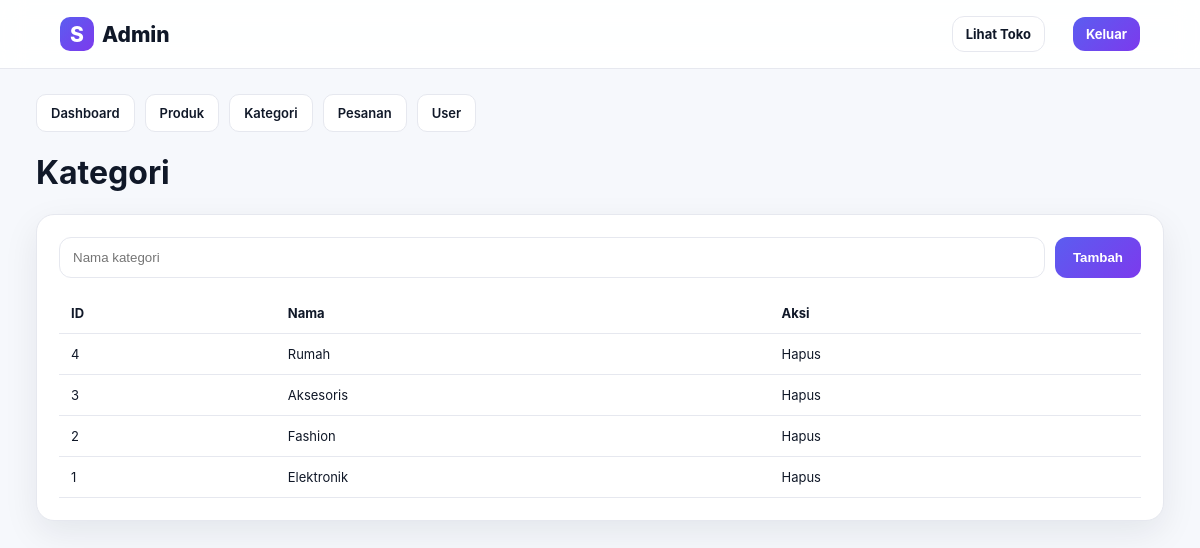
Screenshot of /admin/categories.php (signed in) with the database file from the repository.
### tables this page shows
CREATE TABLE categories (
 id INT AUTO_INCREMENT PRIMARY KEY,
 name VARCHAR(100) NOT NULL,
 slug VARCHAR(120) NOT NULL UNIQUE
);

### admin/categories.php (the view)
<?php include '_header.php';if($_SERVER['REQUEST_METHOD']==='POST'){$name=trim($_POST['name']);$slug=strtolower(preg_replace('/[^a-z0-9]+/i','-',$name));$st=$conn->prepare('INSERT INTO categories(name,slug) VALUES(?,?)');$st->bind_param('ss',$name,$slug);$st->execute();}if(isset($_GET['delete'])){$id=(int)$_GET['delete'];$conn->query("DELETE FROM categories WHERE id=$id");header('Location: categories.php');exit;}?><h1>Kategori</h1><div class="panel"><form method="post" style="display:flex;gap:10px"><input class="input" name="name" placeholder="Nama kategori" required><button class="btn">Tambah</button></form><table class="table" style="margin-top:15px"><tr><th>ID</th><th>Nama</th><th>Aksi</th></tr><?php $r=$conn->query('SELECT * FROM categories ORDER BY id DESC');while($c=$r->fetch_assoc()):?><tr><td><?=$c['id']?></td><td><?=htmlspecialchars($c['name'])?></td><td><a href="?delete=<?=$c['id']?>" onclick="return confirmDelete()">Hapus</a></td></tr><?php endwhile;?></table></div><?php include '_footer.php';?>

### assets/css/style.css (style rules this page uses)
:root { --bg:#f6f8fc;--card:#fff;--text:#101828;--muted:#667085;--primary:#5b5df0;--primary2:#7c3aed;--line:#e6e8ef;--danger:#ef4444;--ok:#16a34a;--shadow:0 12px 35px rgba(16,24,40,.08) }
* { box-sizing:border-box }
html { scroll-behavior:smooth }
body { margin:0;font-family:Inter,Arial,sans-serif;background:var(--bg);color:var(--text) }
a { text-decoration:none;color:inherit }
.btn { display:inline-flex;align-items:center;justify-content:center;background:linear-gradient(135deg,var(--primary),var(--primary2));color:#fff;border:none;border-radius:12px;padding:12px 18px;font-weight:700;cursor:pointer }
.input,select,textarea { width:100%;padding:12px 13px;border-radius:12px;border:1px solid var(--line);background:var(--card);color:var(--text);outline:none }
.panel { background:var(--card);border:1px solid var(--line);border-radius:18px;padding:22px;box-shadow:var(--shadow) }
.table { width:100%;border-collapse:collapse }
.table th,.table td { padding:12px;border-bottom:1px solid var(--line);text-align:left;font-size:13px }

### rows the page displays
categories: id "4", name "Rumah"
categories: id "3", name "Aksesoris"
categories: id "2", name "Fashion"
categories: id "1", name "Elektronik"
